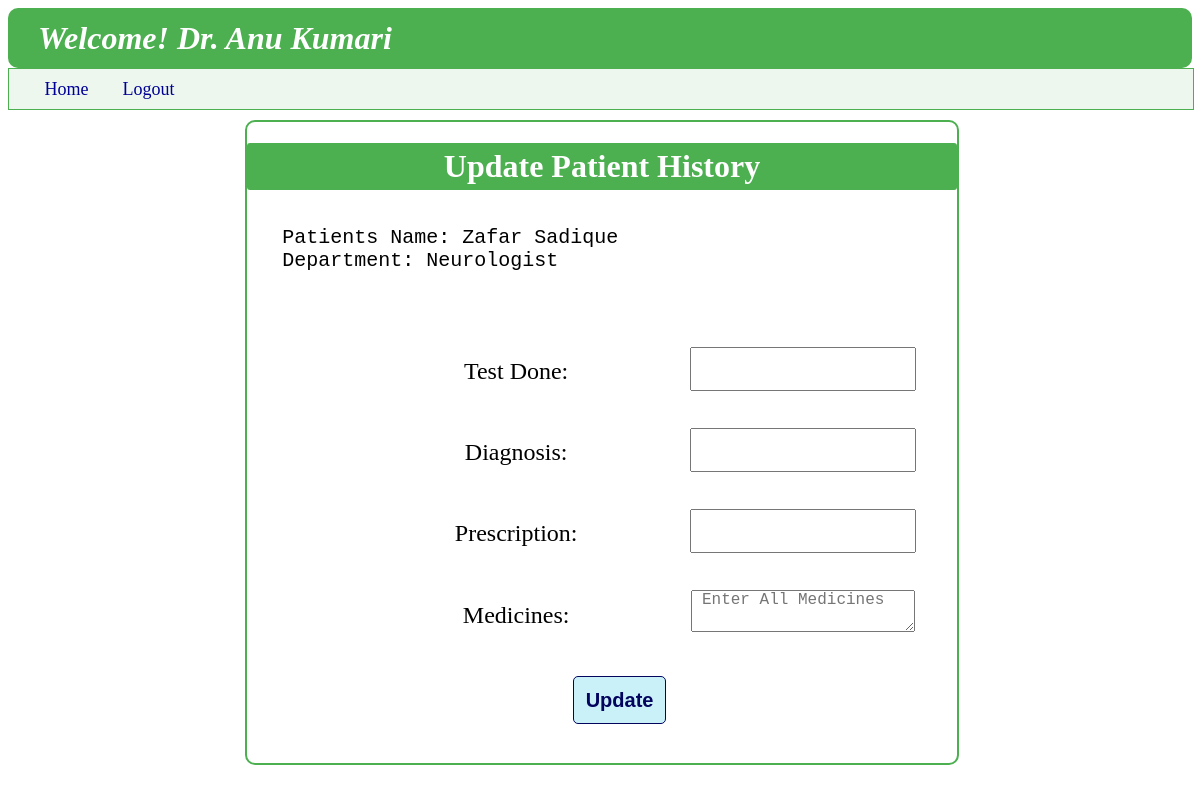
Page /apppointment_update/2 on the committed database.
### backend/models.py (models this page shows)
class Doctor_Info(db.Model):
    __tablename__ = "doctor_info"
    id=db.Column(db.Integer,primary_key=True)
    full_name=db.Column(db.String,nullable=False)
    email=db.Column(db.String,unique=True,nullable=False)
    password=db.Column(db.String,nullable=False)
    dept_id=db.Column(db.String,db.ForeignKey("department.id"),nullable=False)
    experience=db.Column(db.Integer,nullable=False)
    bio=db.Column(db.String,nullable=False)
    is_blacklist=db.Column(db.Integer,default=0)
    appointments=db.relationship("Appointments",cascade="all,delete",backref="doctor_info",lazy=True)
    availability=db.relationship("Availability",cascade="all,delete",backref="doctor_info",lazy=True)

class User_Info(db.Model):
    __tablename__ = "user_info"
    id=db.Column(db.Integer,primary_key=True,autoincrement=True)
    full_name=db.Column(db.String,nullable=False)
    email=db.Column(db.String,unique=True,nullable=False)
    password=db.Column(db.String,nullable=False)
    role=db.Column(db.Integer,default=1)
    is_blacklist=db.Column(db.Integer,default=0)
    appointments=db.relationship("Appointments",cascade="all,delete",backref="user_info",lazy=True)

class Department(db.Model):
    __tablename__ = "department"
    id=db.Column(db.String,primary_key=True,nullable=False)
    specialization=db.Column(db.String,nullable=False)
    description=db.Column(db.String,nullable=False)
    doctor=db.relationship("Doctor_Info",cascade="all,delete",backref="department",lazy=True)

### backend/controllers.py (the view, shortened to what this page needs)
@app.route("/apppointment_update/<appoin_id>", methods=["GET", "POST"])
def apppointment_update(appoin_id):
    a_p=Appointments.query.filter(Appointments.id==appoin_id).first()
    d_id=a_p.doctor_id
    name=u_get(d_id,"name","doctor")
    return render_template("doct_update_patient_hist.html",appointment=a_p,d_id=d_id,doct_id=d_id,usern=name)

### backend/controllers.py (called while the page is built)
def u_get(u_id, operation,who_m):
    u = User_Info.query.filter_by(id=u_id,role=1).first()
    d = Doctor_Info.query.filter_by(id=u_id).first()
    if who_m=="doctor" and d:
        if operation == "name":
            return d.full_name
        elif operation == "email":
            return d.email
    elif who_m=="user" and u:
        if operation == "name":
            return u.full_name
        elif operation == "email":
            return u.email
    return "No name"

### templates/doct_update_patient_hist.html
{%extends "doctor_layout.html"%}
{%block content%}
    <div class="login_panel" style="border-color: rgb(76, 175, 80);">
        <h1 style="text-align: center; font-weight: bold; background-color: rgb(76, 175, 80); color: white; border-radius: 3px; padding: 5px; ">Update Patient History</h1>
        {%if appointment%}
        <pre style="margin: 5%; font-size: x-large;">
Patients Name: {{appointment.user_info.full_name}}
Department: {{appointment.doctor_info.department.specialization}}
        </pre>
        <form action="{{url_for('apppointment_update',appoin_id=appointment.id)}}" method="POST" class="form_style">
            <table>
                <tr>
                    <td><label for="test_done"  style=" margin-bottom: 1%; font-size:x-large;">Test Done:</label></td>
                    <td><input type="text" id="test_done" name="test_done" class="input_form" value="{{ appointment.test_done or '' }}"></td>
                </tr>
                <tr>
                    <td><label for="diagnosis"  style=" margin-bottom: 1%; font-size:x-large;">Diagnosis:</label></td>
                    <td><input type="text" id="diagnosis" name="diagnosis" class="input_form" value="{{ appointment.diagnosis or '' }}"></td>
                </tr>
                <tr>
                    <td><label for="prescription"  style=" margin-bottom: 1%; font-size:x-large;">Prescription:</label></td>
                    <td><input type="text" id="prescription" name="prescription" class="input_form" value="{{ appointment.prescription or '' }}"></td>
                </tr>
                <tr>
                    <td><label for="medicines"  style=" margin-bottom: 1%; font-size:x-large;">Medicines:</label></td>
                    <td><textarea id="medicines" name="medicines" class="input_form" placeholder="Enter All Medicines">{{ appointment.medicines or '' }}</textarea></td>
                </tr>
            </table>
            <br>
            <div>
                <button type="submit" class="Centre_button">Update</button>
            </div>
        </form>
        {%else%}
        <h3>This appointment doesn't exist</h3>
        {%endif%}
    </div>
{%endblock%}

### templates/doctor_layout.html (shortened to what this page needs)
<!DOCTYPE html>
<html lang="en">
<head>
    <link rel="stylesheet" href="/static/style.css">
</head>
<body style="background-image: url('https://t3.ftcdn.net/jpg/01/67/15/98/360_F_167159846_MCrwVzB7ysdZKr2vIiJkiCacEoNWagdn.jpg');">
    <header>
        <div>
            <h1 class="wel" style="background-color:rgb(76, 175, 80);"><i><b>Welcome! {{usern}}</b></i></h1>
        </div>
        <nav class="nav" style="background-color: rgba(76, 175, 80, 0.1); border-color: rgb(76, 175, 80);">
            <a class="nav_a" href="{{url_for('doctor_dashboard',d_id=doct_id)}}" style="margin-left: 3%;">Home</a>
            <a class="nav_a" href="/login">Logout</a>
        </nav>
    </header>
    {%block content%}
    {%endblock%}
</body>
</html>

### static/style.css (style rules this page uses)
body { background-image: url("https://static.vecteezy.com/system/resources/thumbnails/002/072/163/small_2x/doctor-injecting-coronavirus-vaccine-to-a-patient-concept-free-vector.jpg"); background-repeat: no-repeat; background-size: 650px 650px; background-position: center; background-attachment: fixed; filter: saturate(1.0); z-index: -4; backdrop-filter: blur(4px); }
.wel { height: 60px; align-content: center; color: white; background-color: rgb(0, 180, 216); border-radius: 10px; margin: 0px; padding-left: 30px; }
.login_panel { height: auto; width: 60%; margin: 10px 20% 40px 20%; border: 2px double rgb(0, 180, 216); border-radius: 10px; }
.form_style { margin: 10px 10px 10px 125px; }
.input_form { width: 80%; margin: 5px 0 10px 0; padding: 0 0 0 10px; height: 40px; font-size: large; }
.Centre_button { margin: 0% 0% 5% 35% ; border: 1px solid rgb(3, 4, 94); border-radius: 5px; padding: 2%; width: auto; font-size: 20px; font-weight: bold; color: rgb(3, 4, 94); background-color: rgb(202,240,248); }
.nav { height: 40px; width: 100%; background-color: rgba(202,240,248,0.5); border: 1px solid rgb(202, 240, 248); align-content: center; }
.nav_a { color: rgb(0,0,150); font-size: large; margin-right: 30px; text-decoration: none; }
table { width: 100%; table-layout: fixed; }
td { text-align: center; padding: 10px; }
a { text-decoration: none; }

### rows in the picture
Doctor_Info: full_name "Dr. Anu Kumari"
User_Info: user_info.full_name "Zafar Sadique"
Department: doctor_info.department.specialization "Neurologist"
